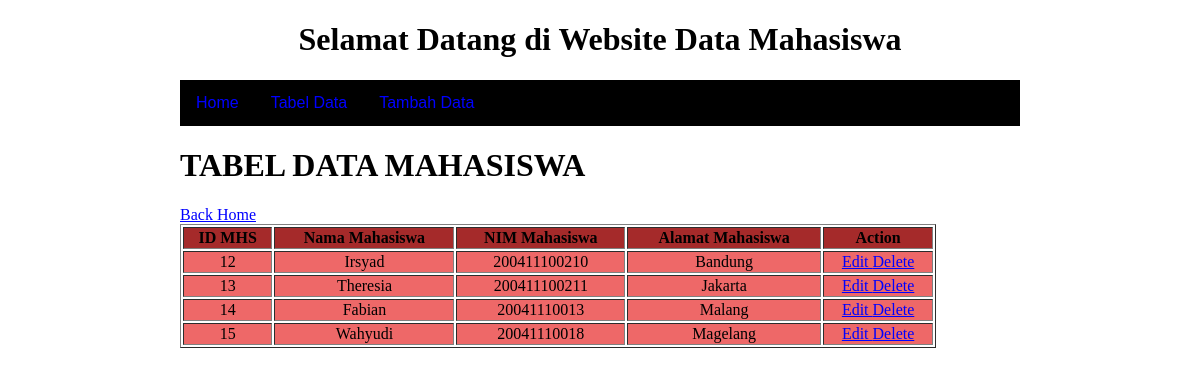
The page /index.php?page=data_mhs on the database its author committed.
### tables this page shows
CREATE TABLE `tbl_028` (
  `id_mhs` int(15) NOT NULL,
  `nama_mhs` varchar(30) NOT NULL,
  `nim_mhs` varchar(30) NOT NULL,
  `alamat_mhs` varchar(30) NOT NULL
);

### data_mhs.php (the view, shortened to what this page needs)
<html lang="en">
<head>
</head>
<body>
<h1>TABEL DATA MAHASISWA </h1>
<table width="90%" border=1" collspacing="1">
    <tr bgcolor='#A52A2A' align='center'>
        <td><b>ID MHS</b></td>
        <td><b>Nama Mahasiswa</b></td>
        <td><b>NIM Mahasiswa</b></td>
        <td><b>Alamat Mahasiswa</b></td>
        <td><b>Action</b></td>
    </tr>
        <?php
        include "koneksi.php";
        $sql="SELECT * FROM tbl_028";
        $hasil = mysqli_query($koneksi, $sql);
        while($row = mysqli_fetch_array($hasil))
        {
        ?>
        <tr bgcolor='#EE6868' align='center'>
            <td><?=$row['id_mhs'];?></td>
            <td><?=$row['nama_mhs'];?></td>
            <td><?=$row['nim_mhs'];?></td>
            <td><?=$row['alamat_mhs'];?></td>
            <td>
                <a href ="form_edit.php?id=<?=$row['id_mhs']?>">Edit
                <a href ="delete.php?id=<?=$row['id_mhs']?>">Delete
            </td>
        </tr>
        <?php }
        ?>
              <a href="index.php">Back Home</a>
</table>
</body>
</html>

### index.php (shortened to what this page needs)
<!DOCTYPE html>
<html lang="en">
<head>
    <link rel="stylesheet" href="style.css" type="text/css">
</head>
<body>
    <header>
        <h1 class="title">Selamat Datang di Website Data Mahasiswa </h1>
        <nav id="navigation">
            <ul>
                <li><a href="index.php?page=home">Home</a></li>
                <li><a href="index.php?page=data_mhs">Tabel Data</a></li>
                <li><a href="index.php?page=form_mhs">Tambah Data</a></li>
            </ul>
        </nav>
    </header>
    <div id="contents">
        <?php
        if(isset($_GET['page'])){
            $page = $_GET['page'];
            switch ($page) {
                case 'data_mhs':
                include "data_mhs.php";
                break;
            }
        }
else{
            include "home.php";
        }
        ?>
    </div>
</body>
</html>

### style.css (style rules this page uses)
header h1.title, header h3.desc { text-align: center; }
body { width: 70%; margin: auto; }
a:link { color: blue; }
#contents { float: center; }
ul { list-style-type: none; margin: 0; padding: 0; overflow: hidden; background-color: black; font-family: sans-serif; }
li { float: left; }
li a { display: block; color: white; text-align: center; padding: 14px 16px; text-decoration: none; }

### rows shown on the page
tbl_028: id_mhs "12", nama_mhs "Irsyad", nim_mhs "200411100210", alamat_mhs "Bandung"
tbl_028: id_mhs "13", nama_mhs "Theresia", nim_mhs "200411100211", alamat_mhs "Jakarta"
tbl_028: id_mhs "14", nama_mhs "Fabian", nim_mhs "20041110013", alamat_mhs "Malang"
tbl_028: id_mhs "15", nama_mhs "Wahyudi", nim_mhs "20041110018", alamat_mhs "Magelang"
